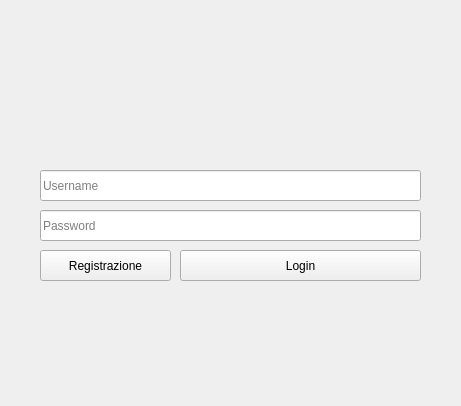
<?xml version="1.0" encoding="UTF-8"?>
<ui version="4.0">
 <class>Login</class>
 <widget class="QWidget" name="Login">
  <property name="enabled">
   <bool>true</bool>
  </property>
  <property name="geometry">
   <rect>
    <x>0</x>
    <y>0</y>
    <width>461</width>
    <height>406</height>
   </rect>
  </property>
  <property name="sizePolicy">
   <sizepolicy hsizetype="Preferred" vsizetype="Preferred">
    <horstretch>0</horstretch>
    <verstretch>0</verstretch>
   </sizepolicy>
  </property>
  <property name="windowTitle">
   <string>EzAppunti</string>
  </property>
  <widget class="QPushButton" name="registerButton">
   <property name="geometry">
    <rect>
     <x>40</x>
     <y>250</y>
     <width>131</width>
     <height>31</height>
    </rect>
   </property>
   <property name="text">
    <string>Registrazione</string>
   </property>
  </widget>
  <widget class="QPushButton" name="loginButton">
   <property name="geometry">
    <rect>
     <x>180</x>
     <y>250</y>
     <width>241</width>
     <height>31</height>
    </rect>
   </property>
   <property name="text">
    <string>Login</string>
   </property>
  </widget>
  <widget class="QLineEdit" name="usernameEdit">
   <property name="geometry">
    <rect>
     <x>40</x>
     <y>170</y>
     <width>381</width>
     <height>31</height>
    </rect>
   </property>
   <property name="placeholderText">
    <string>Username</string>
   </property>
  </widget>
  <widget class="QLineEdit" name="passwordEdit">
   <property name="geometry">
    <rect>
     <x>40</x>
     <y>210</y>
     <width>381</width>
     <height>31</height>
    </rect>
   </property>
   <property name="placeholderText">
    <string>Password</string>
   </property>
  </widget>
  <widget class="QLabel" name="ezLogo">
   <property name="geometry">
    <rect>
     <x>0</x>
     <y>40</y>
     <width>461</width>
     <height>121</height>
    </rect>
   </property>
   <property name="text">
    <string/>
   </property>
   <property name="pixmap">
    <pixmap>../../../../logoBig2.png</pixmap>
   </property>
   <property name="alignment">
    <set>Qt::AlignCenter</set>
   </property>
  </widget>
  <widget class="QLabel" name="wrongLogin">
   <property name="enabled">
    <bool>true</bool>
   </property>
   <property name="geometry">
    <rect>
     <x>0</x>
     <y>280</y>
     <width>461</width>
     <height>111</height>
    </rect>
   </property>
   <property name="text">
    <string/>
   </property>
   <property name="pixmap">
    <pixmap>wrongLogin.png</pixmap>
   </property>
   <property name="alignment">
    <set>Qt::AlignCenter</set>
   </property>
  </widget>
 </widget>
 <resources/>
 <connections/>
</ui>
